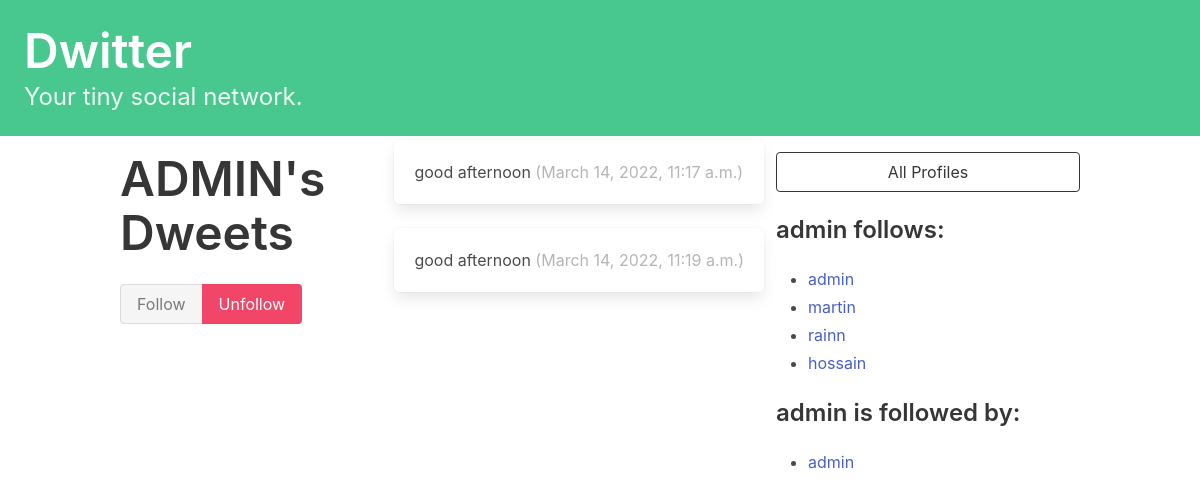
/profile/1 (signed in), run on an earlier commit of the app's database.
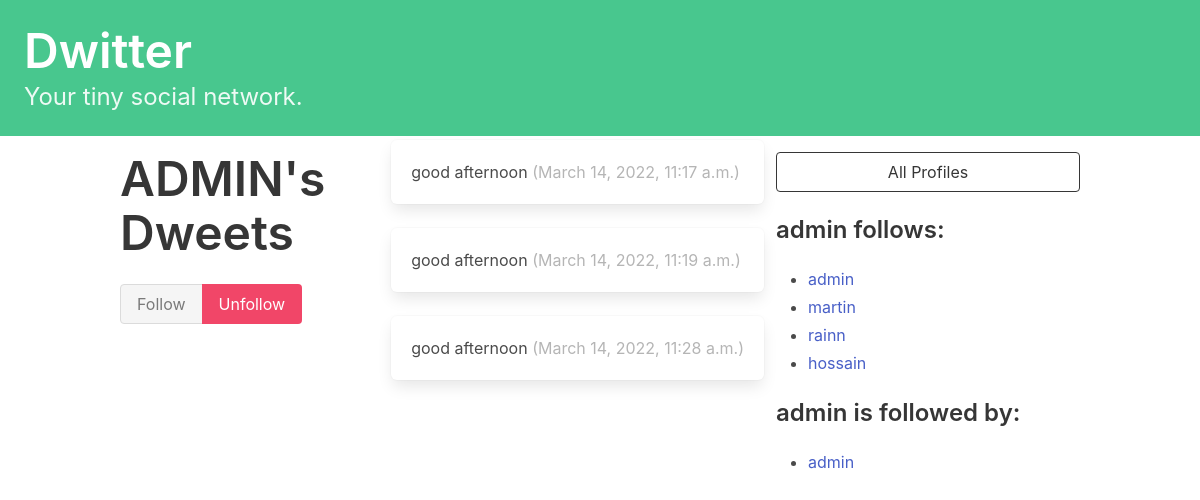
And on a later commit of the database.
### dwitter/models.py (models this page shows, shortened)
class Dweet(models.Model):
    user       = models.ForeignKey(
        User, related_name="dweets", on_delete=models.DO_NOTHING
    )
    body       = models.CharField(max_length=140)
    created_at = models.DateTimeField(auto_now_add=True)

class Profile(models.Model):
    user = models.OneToOneField(User, on_delete=models.CASCADE)
    follows = models.ManyToManyField(
        "self",
        related_name="followed_by",
        symmetrical=False,
        blank=True
    )
    def __str__(self):
        return self.user.username

### dwitter/views.py (the view, shortened to what this page needs)
# urls.py: path("profile/<int:pk>", profile, name="profile"),
def profile(request, pk):
    if not hasattr(request.user, 'profile'):
        missing_profile = Profile(user=request.user)
        missing_profile.save()
    profile  = Profile.objects.get(pk=pk)
    return render(request, "dwitter/profile.html", {"profile":profile})

### dwitter/templates/dwitter/profile.html (shortened to what this page needs)
{% extends 'base.html' %}
{% block content %}
<div class="column">
    <div class="block">
    <h1 class="title is-1">
        {{profile.user.username|upper}}'s Dweets
    </h1>
    </div>
    <form method="post">
        <div class="buttons has-addons">
        {% if profile in user.profile.follows.all %}
            <button class="button is-success is-static">Follow</button>
            <button class="button is-danger" name="follow" value="unfollow">
                Unfollow
            </button>
        {% else %}
            <button class="button is-success" name="follow" value="follow">
                Follow
            </button>
            <button class="button is-danger is-static">Unfollow</button>
        {% endif %}
        </div>
    </form>
    </div>
    <div class="content">
        {% for dweet in profile.user.dweets.all %}
            <div class="box">
                {{ dweet.body }}
                <span class="is-small has-text-grey-light">
                    ({{ dweet.created_at }})
                </span>
            </div>
        {% endfor %}
    </div>
<div class="column is-one-third">
    <div class="block">
        <a href="{% url 'dwitter:profile_list' %}">
            <button class="button is-dark is-outlined is-fullwidth">
                All Profiles
            </button>
        </a>
    </div>
    <div class="block">
        <h3 class="title is-4">
            {{profile.user.username}} follows:
        </h3>
        <div class="content">
            <ul>
            {% for following in profile.follows.all %}
                <li>
                    <a href="{% url 'dwitter:profile' following.id %}">
                        {{ following }}
                    </a>
                </li>
            {% endfor %}
            </ul>
        </div>
    </div>
    <div class="block">
        <h3 class="title is-4">
            {{profile.user.username}} is followed by:
        </h3>
        <div class="content">
            <ul>
            {% for follower in profile.followed_by.all %}
                <li>
                    <a href="{% url 'dwitter:profile' follower.id %}">
                        {{ follower }}
                    </a>
                </li>
            {% endfor %}
            </ul>
        </div>
    </div>
</div>
{% endblock content %}

What changed in the data, as far as the page shows it:
added Dweet: body "good afternoon", created_at "March 14, 2022, 11:28 a.m."
